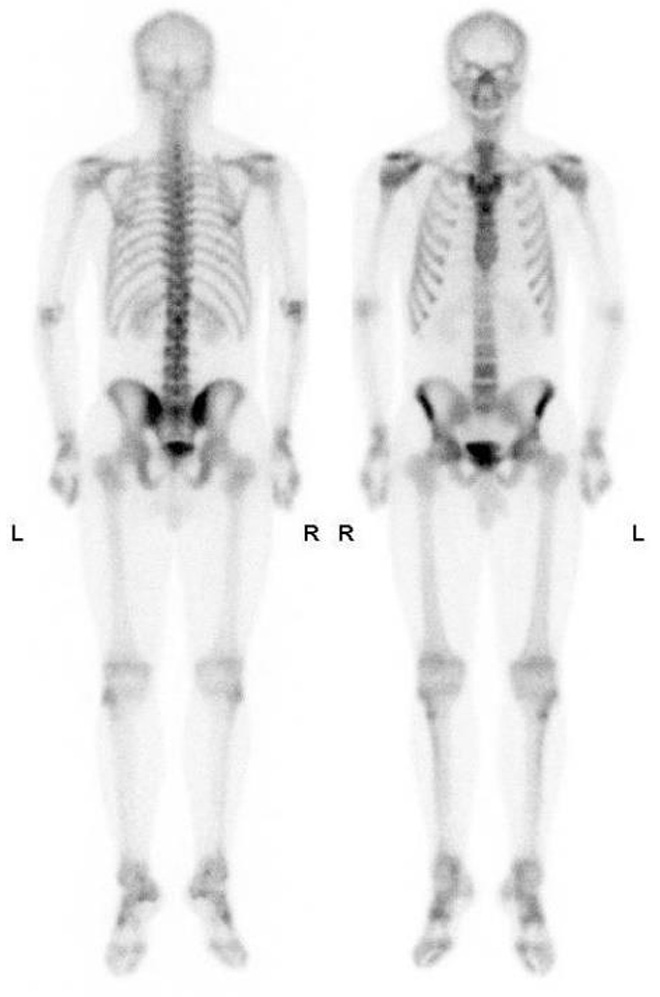
#> input picture CSS496/HW2/original.jpg, 660 x 997 px
$ jupyter execute problem.ipynb   (older library calls are emulated)
#> lines starting #> are read from the running program, lines starting #| are printed output that depends on the picture; after the words box and inside, x2 and y2 are one past the last pixel; in counts of white or black regions, pixels touching at a corner belong together
# Write a python code to propose a solution to enhance image using knowledge that we’ve learned!
## Design your proposed method for improving the image quality.

#### 1. Gray Level Transformation

[cell 1]
# Gray Level Transformation
import numpy as np
import cv2
import matplotlib.pyplot as plt

def GLT(image, transform, coeff=1.0, gamma=1.0):
    table = np.arange(256, dtype=np.uint8)

    if transform == 'negative':
        table = 255 - table

    elif transform == 'identity':
        pass

    elif transform == 'log':
        table = (10 * coeff * np.log(1 + table)).astype(np.uint8)

    elif transform == 'invlog':
        table = (10 * coeff / (np.exp(1 + table) + 1)).astype(np.uint8)

    elif transform == 'root':
        invGamma = 1.0 / gamma
        table = (coeff * ((table / 255.0) ** invGamma) * 255).astype(np.uint8)

    elif transform == 'power':
        table = (coeff * ((table / 255.0) ** gamma) * 255).astype(np.uint8)

    return cv2.LUT(image, table)

original = cv2.imread('original.jpg', )
#> original is the input picture: shape (997, 660, 3); min 0, max 255, mean 235.4
transform = 'power'
coeff = 1.0
gamma = 2.5
output = GLT(original, transform, coeff, gamma)
#> in GLT, `return cv2.LUT(image, table)`:
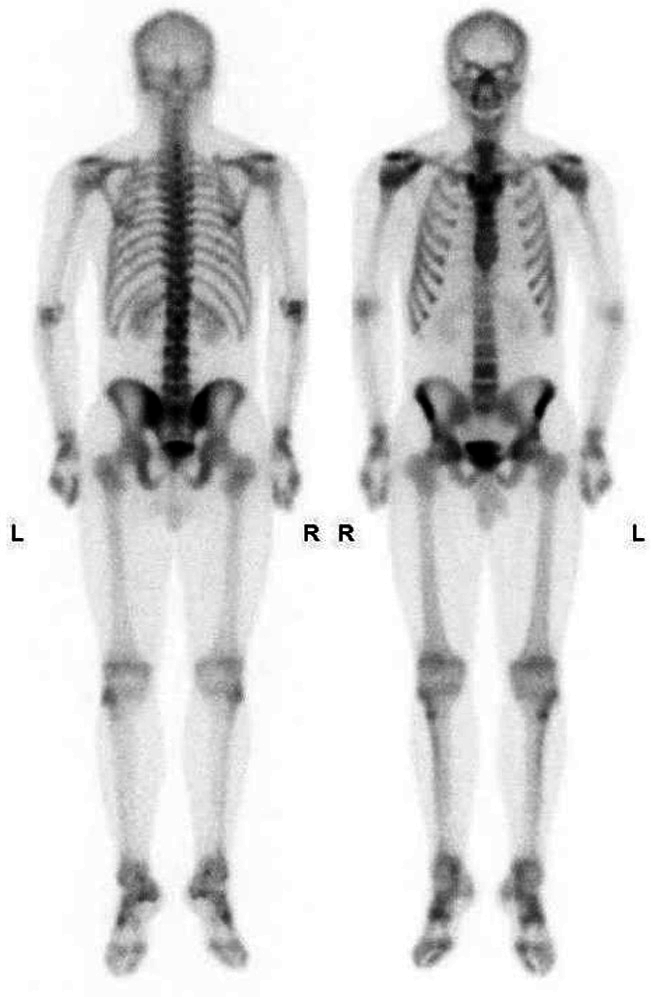
#> returned value: shape (997, 660, 3); min 0, max 255, mean 215.4


original = cv2.imread('original.jpg', cv2.COLOR_BAYER_BG2GRAY)
#> original: shape (499, 330, 3); min 0, max 255, mean 235.4
transform = 'power'
coeff = 1.0
gamma = 3.0
output = GLT(original, transform, coeff, gamma)
#> call 2 of GLT, with transform = 'power', coeff = 1, gamma = 3
#> in GLT (call 2), `return cv2.LUT(image, table)`:
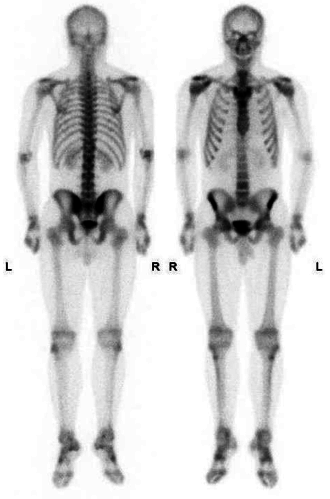
#> returned value: shape (499, 330, 3); min 0, max 255, mean 210.2


plt.figure(figsize=(10, 10))

plt.subplot(121)
plt.imshow(original)
plt.title('Original')
plt.axis('off')

plt.subplot(122)
plt.imshow(output)
plt.title('Output')
plt.axis('off')

plt.show()
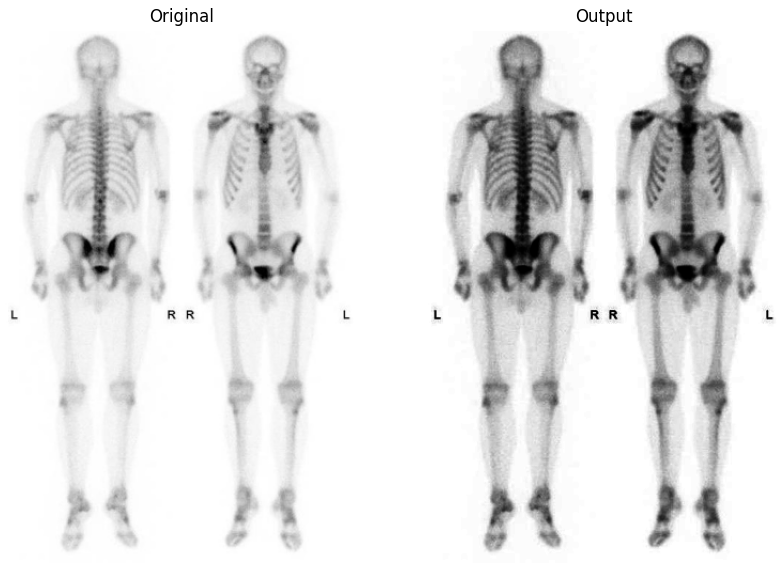
#> figure drawn by matplotlib, 2 panels

#### 2. Piecewise-Linear Transformations

[cell 2]
# Piecewise-Linear Transformations
import numpy as np
import cv2

def piecewise_linear_transform(image, breakpoints, slopes):
    lut = np.arange(256, dtype=np.uint8)

    for i in range(len(breakpoints) - 1):
        start_point, end_point = breakpoints[i], breakpoints[i + 1]
        slope = slopes[i]

        for x in range(start_point, end_point):
            lut[x] = int(slope * (x - start_point))

    return cv2.LUT(image, lut)
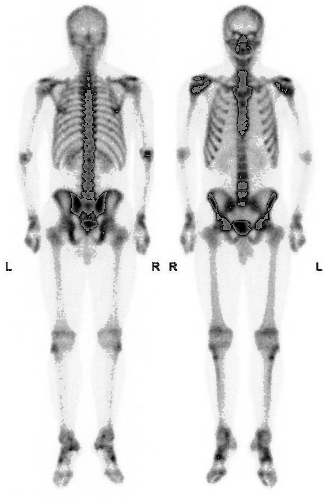
#> returned value: shape (499, 330, 3); min 0, max 255, mean 222.4


original = cv2.imread('original.jpg', cv2.COLOR_BAYER_BG2GRAY)
breakpoints = [0, 128, 230]
slopes = [1, 2, 1]
output = piecewise_linear_transform(original, breakpoints, slopes)


plt.figure(figsize=(10, 10))

plt.subplot(121)
plt.imshow(original)
plt.title('Original')
plt.axis('off')

plt.subplot(122)
plt.imshow(output)
plt.title('Output')
plt.axis('off')

plt.show()

#### 3. Gray Level Slicing (choose your interest part to slice)

[cell 3]
# Gray Level Slicing (choose your interest part to slice)
import numpy as np
import cv2

def GLS(image, lower, upper):
#> called with lower = 235, upper = 255
    lut = np.arange(256, dtype=np.uint8)
    lut[lower:upper + 1] = 255
    return cv2.LUT(image, lut)

original = cv2.imread('original.jpg', cv2.COLOR_BAYER_BG2GRAY)
lower = 235
upper = 255
output = GLS(original, lower, upper)

plt.figure(figsize=(10, 10))

plt.subplot(121)
plt.imshow(original)
plt.title('Original')
plt.axis('off')

plt.subplot(122)
plt.imshow(output)
plt.title('Output')
plt.axis('off')

plt.show()

#### 4. Bit Plane Slicing

[cell 4]
# Bit Plane Slicingß
import cv2
import numpy as np
import matplotlib.pyplot as plt

def extract_bit_plane(image, bit_position):
    bit_plane = (image >> bit_position) & 1
    bit_plane = bit_plane * 255
    return bit_plane

original = cv2.imread('original.jpg', cv2.COLOR_BAYER_BG2GRAY)

fig, axs = plt.subplots(1, 9, figsize=(20, 5))
axs[0].imshow(original)
axs[0].set_title('Original')
axs[0].axis('off')
for i in range(8):
    bit_plane = extract_bit_plane(original, i)
    axs[i+1].imshow(bit_plane)
    axs[i+1].set_title('Bit Plane {}'.format(i))
    axs[i+1].axis('off')
#> this loop made 8 passes
#> pass 1, in extract_bit_plane, `bit_plane = (image >> bit_position) & 1`:
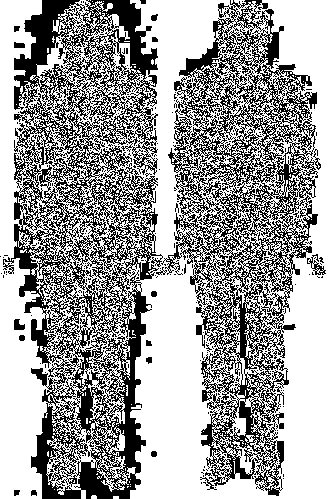
#> bit_plane: shape (499, 330, 3); values 0 (black) and 1 (white), 62.8% white; 387 black regions (370 under 20 px), largest, box (x1, y1, x2, y2) and area: (3, 0, 163, 499) 33886, (161, 0, 321, 496) 25921, (307, 254, 326, 275) 133
#> pass 2, in extract_bit_plane (call 2), `bit_plane = (image >> bit_position) & 1`:
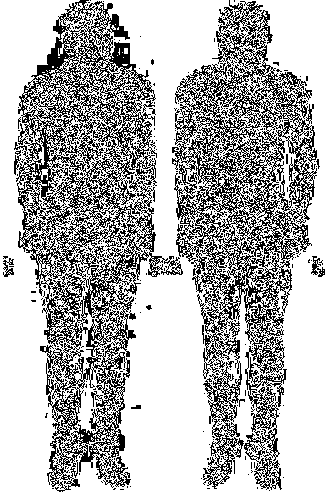
#> bit_plane: shape (499, 330, 3); values 0 (black) and 1 (white), 70.4% white; black in thin lines or dots
plt.show()
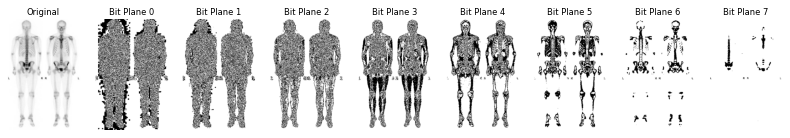
#> figure drawn by matplotlib, 9 panels

#### 5. Histogram Equalization

[cell 5]
# Histogram Equalization
import cv2
import numpy as np
import matplotlib.pyplot as plt

image = cv2.imread('original.jpg', cv2.IMREAD_GRAYSCALE)
#> image: shape (997, 660); min 0, max 255, mean 235.4
equalized_image = cv2.equalizeHist(image)
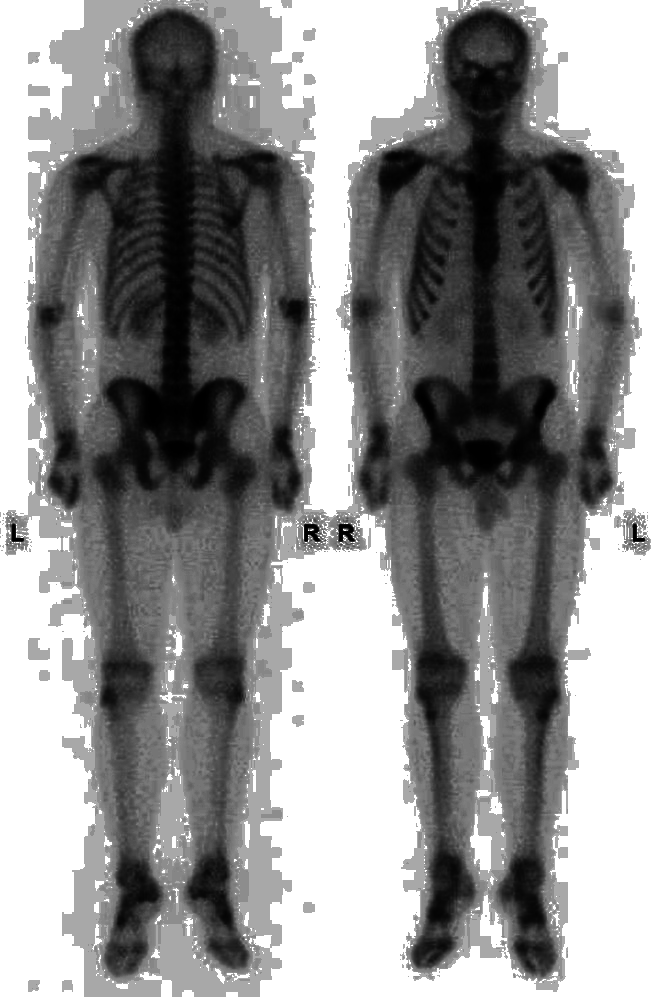
#> equalized_image: shape (997, 660); min 0, max 255, mean 144.3

plt.figure(figsize=(12, 6))

plt.subplot(121)
plt.imshow(image, cmap='gray')
plt.title('Original')
plt.axis('off')

plt.subplot(122)
plt.imshow(equalized_image, cmap='gray')
plt.title('Output')
plt.axis('off')

plt.show()

#### 6. Smooth filter/sharpen filter

##### Smooth filter - Gaussian

[cell 6]
import cv2
import matplotlib.pyplot as plt

image = cv2.imread('original.jpg', cv2.COLOR_BAYER_BG2GRAY)

kernel_size = (5, 5)
blurred_image = cv2.GaussianBlur(image, kernel_size, 0)

plt.figure(figsize=(12, 6))

plt.subplot(1, 2, 1)
plt.imshow(cv2.cvtColor(image, cv2.COLOR_BGR2RGB))
plt.title('Original Image')
plt.axis('off')

plt.subplot(1, 2, 2)
plt.imshow(cv2.cvtColor(blurred_image, cv2.COLOR_BGR2RGB))
plt.title('Blurred Image (Gaussian Blur)')
plt.axis('off')

plt.show()

##### Shapen filter - Laplacian

[cell 7]
import cv2
import numpy as np
import matplotlib.pyplot as plt

image = cv2.imread('original.jpg', cv2.COLOR_BAYER_BG2GRAY)

sharpened_image = cv2.Laplacian(image, cv2.CV_64F)
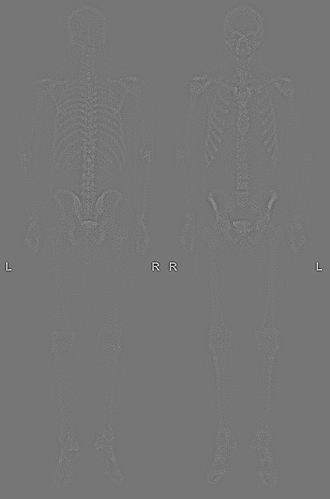
#> sharpened_image: shape (499, 330, 3) float64; min -415, max 477, mean 0; drawn with min black and max white
sharpened_image = cv2.convertScaleAbs(sharpened_image)
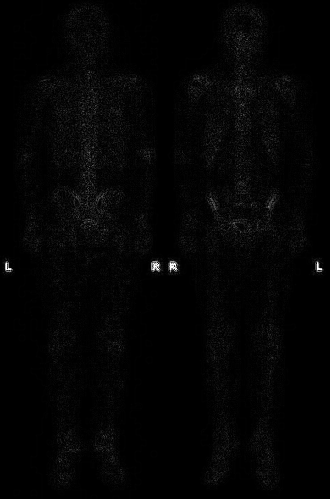
#> sharpened_image: shape (499, 330, 3); min 0, max 255, mean 4.1

plt.figure(figsize=(12, 6))

plt.subplot(1, 2, 1)
plt.imshow(image, cmap='gray')
plt.title('Original Image')
plt.axis('off')

plt.subplot(1, 2, 2)
plt.imshow(sharpened_image, cmap='gray')
plt.title('Sharpened Image (Laplacian)')
plt.axis('off')

plt.show()
